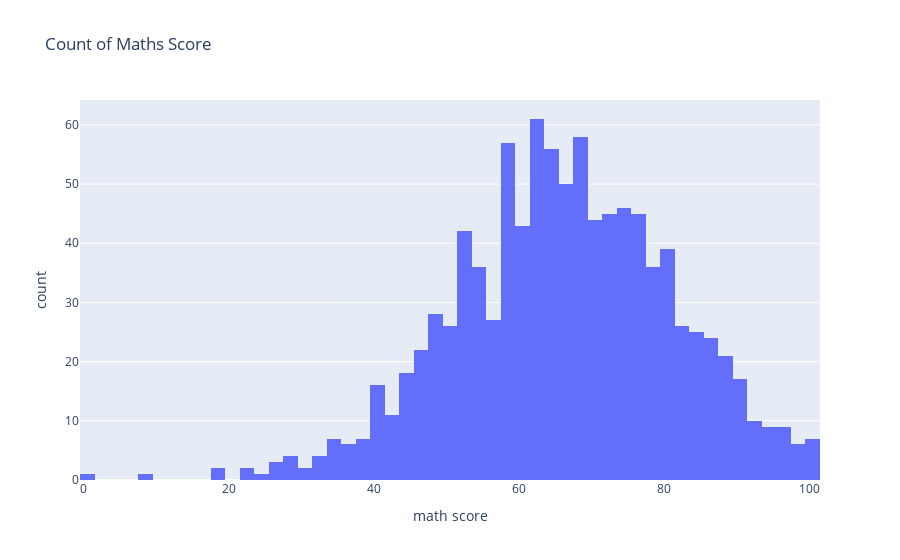

The notebook cell this image was saved under:
### Code cell
# df.iplot(kind = 'histogram', x = df['math score'])
express.histogram(data_frame=df, x=df['math score'], title="Count of Maths Score")

### Figure 1 — Plotly figure (JSON) as saved in the notebook; plotly's stock layout.template omitted (floating-point values rounded to 4 significant figures; data arrays with more than 128 entries replaced by an {"elided": "..."} marker saying what was removed)
{"data": [{"alignmentgroup": "True", "bingroup": "x", "hovertemplate": "math score=%{x}<br>count=%{y}<extra></extra>", "legendgroup": "", "marker": {"color": "#636efa", "pattern": {"shape": ""}}, "name": "", "offsetgroup": "", "orientation": "v", "showlegend": false, "type": "histogram", "x": {"elided": "1000 int values"}, "xaxis": "x", "yaxis": "y"}], "layout": {"barmode": "relative", "legend": {"tracegroupgap": 0}, "title": {"text": "Count of Maths Score"}, "xaxis": {"anchor": "y", "domain": [0, 1], "title": {"text": "math score"}}, "yaxis": {"anchor": "x", "domain": [0, 1], "title": {"text": "count"}}}}
